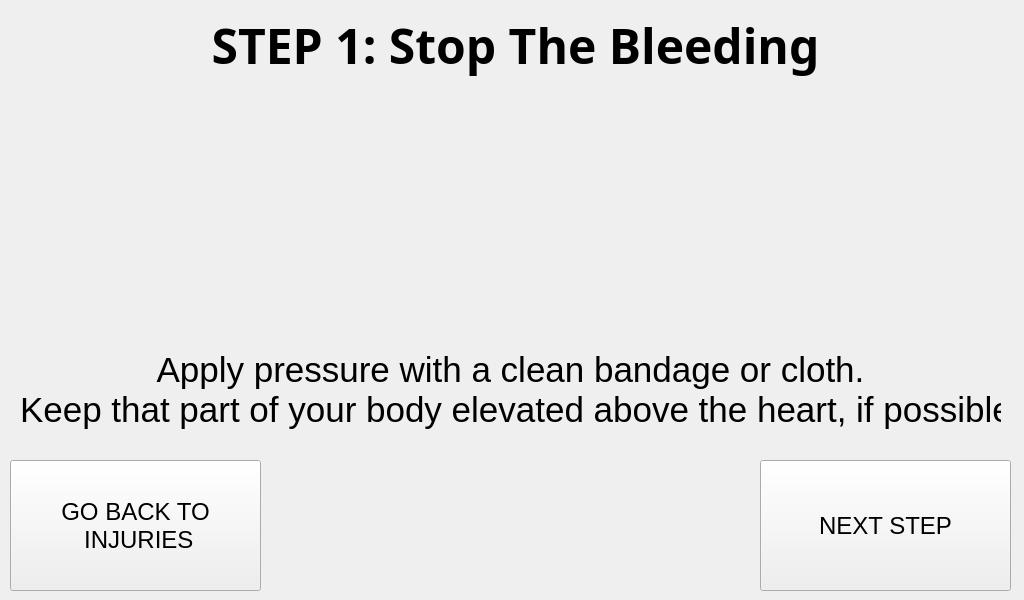
<?xml version="1.0" encoding="UTF-8"?>
<ui version="4.0">
 <class>cut_step_window1</class>
 <widget class="QMainWindow" name="cut_step_window1">
  <property name="geometry">
   <rect>
    <x>0</x>
    <y>0</y>
    <width>1024</width>
    <height>600</height>
   </rect>
  </property>
  <property name="minimumSize">
   <size>
    <width>1024</width>
    <height>600</height>
   </size>
  </property>
  <property name="maximumSize">
   <size>
    <width>1024</width>
    <height>600</height>
   </size>
  </property>
  <property name="windowTitle">
   <string>STEP 1 Procedure</string>
  </property>
  <widget class="QWidget" name="centralwidget">
   <widget class="QLabel" name="title_step">
    <property name="geometry">
     <rect>
      <x>10</x>
      <y>10</y>
      <width>1011</width>
      <height>71</height>
     </rect>
    </property>
    <property name="font">
     <font>
      <family>Unispace</family>
      <pointsize>18</pointsize>
      <weight>75</weight>
      <bold>true</bold>
     </font>
    </property>
    <property name="text">
     <string>&lt;html&gt;&lt;head/&gt;&lt;body&gt;&lt;p&gt;&lt;span style=&quot; font-size:36pt;&quot;&gt;STEP 1: Stop The Bleeding&lt;/span&gt;&lt;/p&gt;&lt;/body&gt;&lt;/html&gt;</string>
    </property>
    <property name="alignment">
     <set>Qt::AlignCenter</set>
    </property>
   </widget>
   <widget class="QLabel" name="text_steps">
    <property name="geometry">
     <rect>
      <x>20</x>
      <y>330</y>
      <width>981</width>
      <height>121</height>
     </rect>
    </property>
    <property name="font">
     <font>
      <pointsize>14</pointsize>
     </font>
    </property>
    <property name="text">
     <string>&lt;html&gt;&lt;head/&gt;&lt;body&gt;&lt;p align=&quot;center&quot;&gt;&lt;span style=&quot; font-family:'Calibri'; font-size:26pt; color:#000000;&quot;&gt;Apply pressure with a clean bandage or cloth.&lt;br/&gt;Keep that part of your body elevated above the heart, if possible&lt;/span&gt;&lt;/p&gt;&lt;/body&gt;&lt;/html&gt;</string>
    </property>
   </widget>
   <widget class="QLabel" name="gif_player_label">
    <property name="geometry">
     <rect>
      <x>330</x>
      <y>80</y>
      <width>360</width>
      <height>240</height>
     </rect>
    </property>
    <property name="minimumSize">
     <size>
      <width>360</width>
      <height>240</height>
     </size>
    </property>
    <property name="maximumSize">
     <size>
      <width>360</width>
      <height>240</height>
     </size>
    </property>
    <property name="font">
     <font>
      <family>Unispace</family>
      <pointsize>16</pointsize>
      <weight>75</weight>
      <bold>true</bold>
     </font>
    </property>
    <property name="lineWidth">
     <number>1</number>
    </property>
    <property name="text">
     <string/>
    </property>
    <property name="alignment">
     <set>Qt::AlignCenter</set>
    </property>
   </widget>
   <widget class="QPushButton" name="next_step_button">
    <property name="geometry">
     <rect>
      <x>760</x>
      <y>460</y>
      <width>251</width>
      <height>131</height>
     </rect>
    </property>
    <property name="font">
     <font>
      <pointsize>18</pointsize>
     </font>
    </property>
    <property name="cursor">
     <cursorShape>PointingHandCursor</cursorShape>
    </property>
    <property name="text">
     <string>NEXT STEP</string>
    </property>
   </widget>
   <widget class="QPushButton" name="go_back_injury_type">
    <property name="geometry">
     <rect>
      <x>10</x>
      <y>460</y>
      <width>251</width>
      <height>131</height>
     </rect>
    </property>
    <property name="font">
     <font>
      <pointsize>18</pointsize>
     </font>
    </property>
    <property name="text">
     <string>GO BACK TO 
 INJURIES</string>
    </property>
   </widget>
  </widget>
 </widget>
 <resources/>
 <connections/>
</ui>
